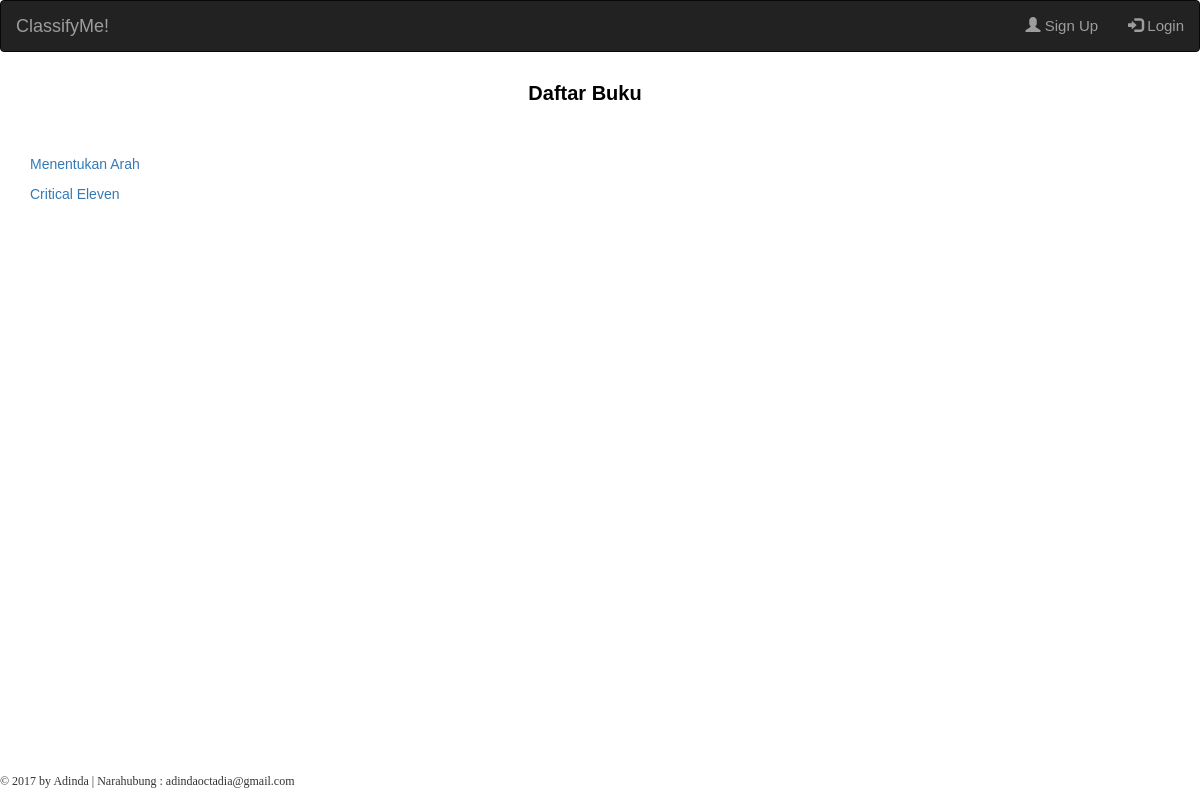
The page /classifyme/input/data/ on the database as committed earlier.
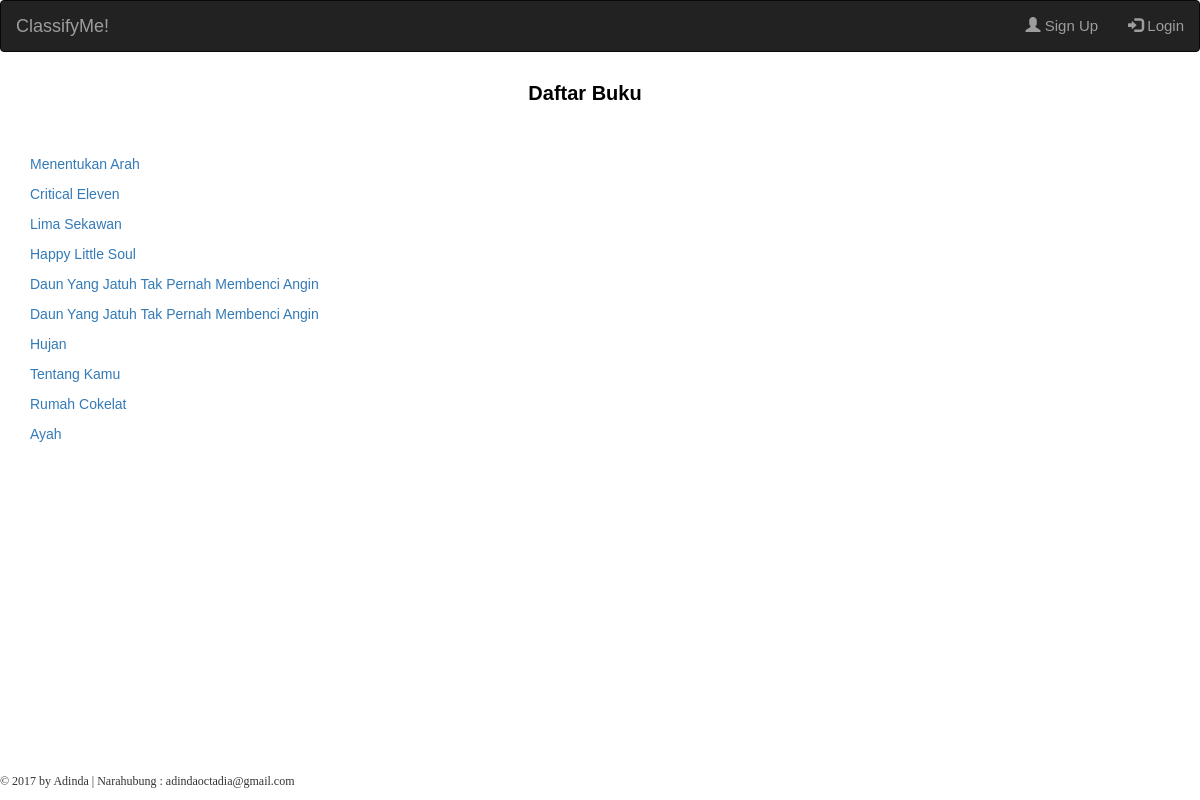
The same page on the database as committed later.
### classifyme/models.py (models this page shows, shortened)
class Buku(models.Model):
    penulis = models.CharField(max_length=20)
    judul = models.CharField(max_length=100)
    penerbit = models.CharField(max_length=30)
    tahun_terbit = models.CharField(max_length=4)
    ulasan = models.FileField(blank=True, null=True, upload_to='files/%Y/%m/%d/')

### classifyme/views.py (the view)
# urls.py: url(r'^classifyme/input/data/$', views.data, name='data'),
def data(request):
    context = {}
    buku_query = Buku.objects.all()
    context['buku'] = buku_query
    return render(request, 'classifyme/data.html', context)

### templates/classifyme/data.html (shortened to what this page needs)
{% extends 'classifyme/base.html' %}
{% block content %}
<div class="content container">
  <div class="row">
    <div class="col-md-12">
          <h4><strong>Daftar Buku</strong></h4>
          <br>
          <br>
          {% for q in buku %}
            <p><a href="{% url 'classifyme:textmining' q.id%}">{{q.judul}}</a></p>
          {% endfor %}
          <br>
    </div>
  </div>
</div>
{% endblock %}

### templates/classifyme/base.html (shortened to what this page needs)
{% load staticfiles %}
<html>
  <head>
    <link rel="stylesheet" href="https://maxcdn.bootstrapcdn.com/bootstrap/3.3.7/css/bootstrap.min.css">
    <link rel="stylesheet" href="https://maxcdn.bootstrapcdn.com/bootstrap/3.3.7/css/bootstrap.min.css">
    <link rel="stylesheet" href="{% static 'classifyme.css' %}">
  </head>
  <body>
    <nav class="navbar navbar-inverse">
      <div class="container-fluid">
        <div class="navbar-header">
          <a class="navbar-brand" href="#">ClassifyMe!</a>
        </div>
        <ul class="nav navbar-nav navbar-right">
          <li><a href="{% url 'classifyme:register' %}"><span class="glyphicon glyphicon-user"></span> Sign Up</a></li>
          <li><a href="{% url 'classifyme:login' %}"><span class="glyphicon glyphicon-log-in"></span> Login</a></li>
        </ul>
      </div>
    </nav>
    {% block content %}
    {% endblock %}
    <div class="footer">
        <p>&copy; 2017 by Adinda | Narahubung : adindaoctadia@gmail.com</p>
    </div>
  </body>
</html>

### static/classifyme.css (style rules this page uses)
body { font-family: 'Arial'; margin: 0; width: 100%; height: 100%; }
.navbar { color: grey; font-size: 15px; text-decoration: none; }
.row { display: table; width: 100%; }
h4 { font-size: 20px; text-align: center; color: black; }
.footer { position: fixed; bottom: 0; font-family: 'Century Gothic'; font-size: 12px; margin-top: 30px; }

Rows that differ between the two databases and show on the page:
added Buku: judul "Lima Sekawan"
added Buku: judul "Happy Little Soul"
added Buku: judul "Daun Yang Jatuh Tak Pernah Membenci Angin"
added Buku: judul "Daun Yang Jatuh Tak Pernah Membenci Angin"
added Buku: judul "Hujan"
added Buku: judul "Tentang Kamu"
added Buku: judul "Rumah Cokelat"
added Buku: judul "Ayah"
